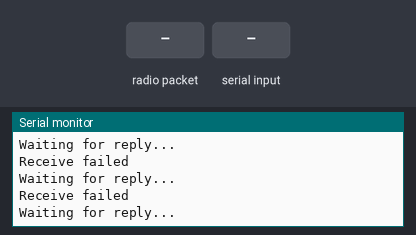
The sketch below on a simulated Arduino Uno, built with avr-gcc and run on an emulated ATmega328P. Shown: the last lines printed to the serial monitor. The inputs (shaded band) are chosen by the test bench. No radio packets arrive unless stated.

Above: at 1.3 s.
1.4 s: radio packet "S" arrives
2.9 s: "S" received over Serial
At 3.31 s:
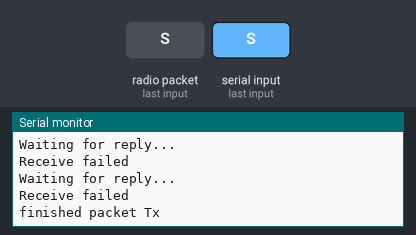
4.8 s: "F" received over Serial
7.8 s: "R" received over Serial
At 9.7 s:
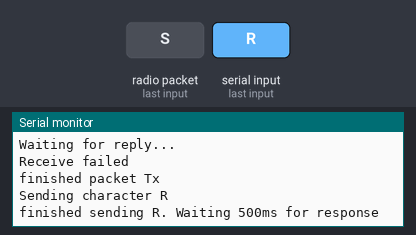
10.7 s: radio packet "F" arrives
At 11.05 s:
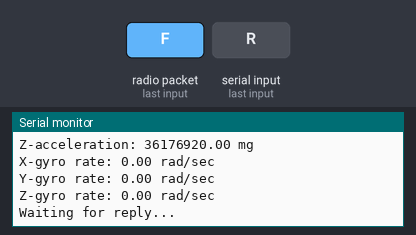
12.2 s: "B" received over Serial
At 13.7 s:
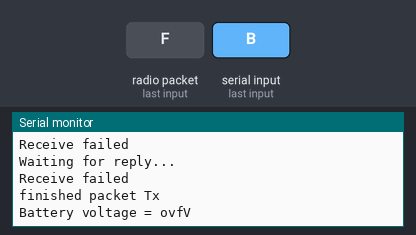

Measured:
- after the input at 2.9 s, the serial monitor: prints a new line after 0.26 s (image 1)
- after the input at 7.8 s, the serial monitor: prints a new line after 1.4 s (image 2)
- after the input at 10.7 s, the serial monitor: prints a new line at once (image 3)
- after the input at 12.2 s, the serial monitor: prints a new line after 0.27 s (image 4)

The sketch:

RiverBank_Code.ino
```cpp
// Feather9x_TX
// -*- mode: C++ -*-
// Example sketch showing how to create a simple messaging client (transmitter)
// with the RH_RF95 class. RH_RF95 class does not provide for addressing or
// reliability, so you should only use RH_RF95 if you do not need the higher
// level messaging abilities.
// It is designed to work with the other example Feather9x_RX
//
// Last modified: SK and JE 12.57pm 11 Apr 2019

#include <SPI.h>
#include <RH_RF95.h>

// for feather m0
#define RFM95_CS 8
#define RFM95_RST 4
#define RFM95_INT 3

// Change to 434.0 or other frequency, must match RX's freq!
#define RF95_FREQ 915.0

// Singleton instance of the radio driver
RH_RF95 rf95(RFM95_CS, RFM95_INT);

byte N;
byte inChar = N;

struct dataStruct {
  float pressure_top;
  float pressure_bottom;
  float myIMU_ax;
  float myIMU_ay;
  float myIMU_az;
  float myIMU_gx;
  float myIMU_gy;
  float myIMU_gz;
  float battery_voltage;
} SensorReadings;

void setup()
{
  pinMode(RFM95_RST, OUTPUT);
  digitalWrite(RFM95_RST, HIGH);

  Serial.begin(115200);
  while (!Serial) {
    delay(1);
  }

  delay(100);

  Serial.println("Feather LoRa TX Test!");

  SensorReadings.pressure_top = 0;
  SensorReadings.pressure_bottom = 0;

  // manual reset
  digitalWrite(RFM95_RST, LOW);
  delay(10);
  digitalWrite(RFM95_RST, HIGH);
  delay(10);

  while (!rf95.init()) {
    Serial.println("LoRa radio init failed");
    while (1);
  }
  Serial.println("LoRa radio init OK!");

  // Defaults after init are 434.0MHz, modulation GFSK_Rb250Fd250, +13dbM
  if (!rf95.setFrequency(RF95_FREQ)) {
    Serial.println("setFrequency failed");
    while (1);
  }
  Serial.print("Set Freq to: "); Serial.println(RF95_FREQ);
  // you can set transmitter powers from 5 to 23 dBm:
  rf95.setTxPower(23, false);
}

int16_t packetnum = 0;  // packet counter, we increment per xmission

void loop()
{
  if (Serial.available()) {

    inChar = Serial.read();
    int Nthrowaway = emtpySerialQueue();
    //Serial.print lines used for troubleshooting
    //Serial.print("I received character in Serial:  "); Serial.println(inChar);
    //Serial.print("Also threw away N number of bytes read from Serial =  "); Serial.println(Nthrowaway);

    delay(100); // Wait 1 second between transmits, could also 'sleep' here!
    //Serial.println("Transmitting..."); // Send a message to rf95_server

    byte radiopacket[1] = {inChar};
    //itoa(packetnum, radiopacket+1, 16);
    //Serial.print("Sending "); Serial.println(radiopacket[0]);

    //Serial.println("Sending Radiopacket RF95...");
    delay(50);
    rf95.send((uint8_t *)radiopacket, 1);


    //Serial.println("Waiting for packet to complete...");
    delay(10);
    rf95.waitPacketSent();
    Serial.println("finished packet Tx");
    delay(200);

    // Enumerate all possible modular actions here.  User send serial character to trigger these events.
    switch (inChar) {

      case 'S':  //Start!!
        Serial.println();
        Serial.println("Started logging to SD");
        break;

      case 'F': //close SD log file, JE 07 Dec 2018
        Serial.println();
        Serial.println("Finished logging to SD");
        break;

      case 'R': //turn radio on
        Serial.println();
        while (!rf95.waitAvailableTimeout(500)) {
          Serial.println("Sending character R");
          rf95.send((uint8_t *)radiopacket, 1);
          rf95.waitPacketSent();
          Serial.println("finished sending R. Waiting 500ms for response");
        }
        Serial.println("Received a response from SmartRock radio");
        break;

      case 'O': //turn radio off
        Serial.println();
        break;

      case 'B': //call battery voltage
        Serial.println();
        Serial.print("Battery voltage = "); Serial.print(SensorReadings.battery_voltage); Serial.println("V");
       delay(3000);
        break;

      case 'G': //Go Signal
       Serial.println();
        Serial.println("G = Go Signal - write to SD card, turn off radio, reset baseline, turn off serial port");
        break;

      case 'Z': //manual trigger for fast
       Serial.println();
        Serial.println("Fast Sampling Rate");
        break;

      case 'Y': //manual trigger for slow
        Serial.println();
        Serial.println("Slow Sampling Rate");
        break;

      case 'L': //toggle test LED
        Serial.println();
        Serial.println("Toggle test LED");
        break;

      case '?': //Explain the possbile commands
        Serial.println();
        Serial.println("Help menu:");
        Serial.println("S = Start logging to SD");
        Serial.println("F = Finish logging to SD");
        Serial.println("R = Turn radio on");
        Serial.println("O = Turn radio off");
        Serial.println("G = Go Signal - write to SD card, turn off radio, reset baseline, turn off serial port");
        Serial.println("B = View Battery voltage");
        Serial.println("Z = Manual Fast Sampling Rate");
        Serial.println("Y = Manual Slow Sampling Rate");
        Serial.println("L = Toggle Test LED");
        Serial.println();
        delay(5000);
        break;

      default:
        Serial.println("Sorry, this command not recognized. Use characters: S, F, R, O, G, B, G, Z, Y, or L. For help, enter: ? ");
        delay(500);
        break;
    }
  }

  Serial.println();
  Serial.println("Waiting for reply...");
  if (rf95.waitAvailableTimeout(500))
  {
    RecieveFromSensors();
  }
  else
  {
    Serial.println("Receive failed");
  }
}

//subfunction to clear serial queue. typically used to clear /r /n characters we don't want to send

int emtpySerialQueue(void) {

  int numChucked = 0;
  while (Serial.available()) {
    Serial.read();
    numChucked += 1;
  }
  return numChucked;
}

void RecieveFromSensors()
{

  // Dont put this on the stack:
  uint8_t buf[sizeof(SensorReadings)];
  uint8_t from;
  uint8_t len = sizeof(buf);

  if (rf95.available())
  {
    {
      // Wait for a message addressed to us from the client
      if (rf95.recv(buf, &len))
      {
        memcpy(&SensorReadings, buf, sizeof(SensorReadings));
        Serial.println("--------------------------------------------");
        Serial.print("Got message from unit: ");
        Serial.println(from, DEC);

        Serial.print("Pressure top  ");
        Serial.println(SensorReadings.pressure_top);

        Serial.print("Pressure bottom ");
        Serial.println(SensorReadings.pressure_bottom);

        Serial.print("X-acceleration: "); Serial.print(SensorReadings.myIMU_ax);
        Serial.println(" mg ");
        Serial.print("Y-acceleration: "); Serial.print(SensorReadings.myIMU_ay);
        Serial.println(" mg ");
        Serial.print("Z-acceleration: "); Serial.print(SensorReadings.myIMU_az);
        Serial.println(" mg ");

        // Print gyro values in rad/sec
        Serial.print("X-gyro rate: "); Serial.print(SensorReadings.myIMU_gx);
        Serial.println(" rad/sec ");
        Serial.print("Y-gyro rate: "); Serial.print(SensorReadings.myIMU_gy);
        Serial.println(" rad/sec ");
        Serial.print("Z-gyro rate: "); Serial.print(SensorReadings.myIMU_gz);
        Serial.println(" rad/sec");
      }
    }
  }
}
```
